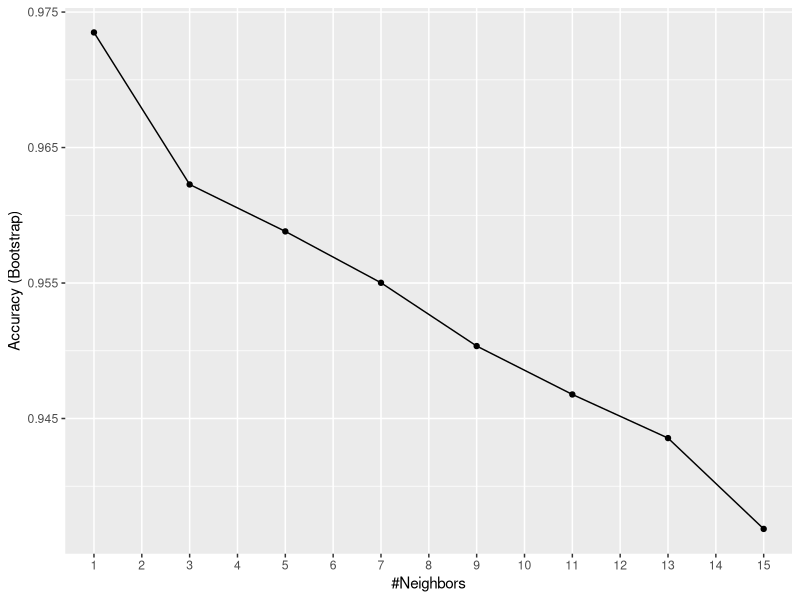
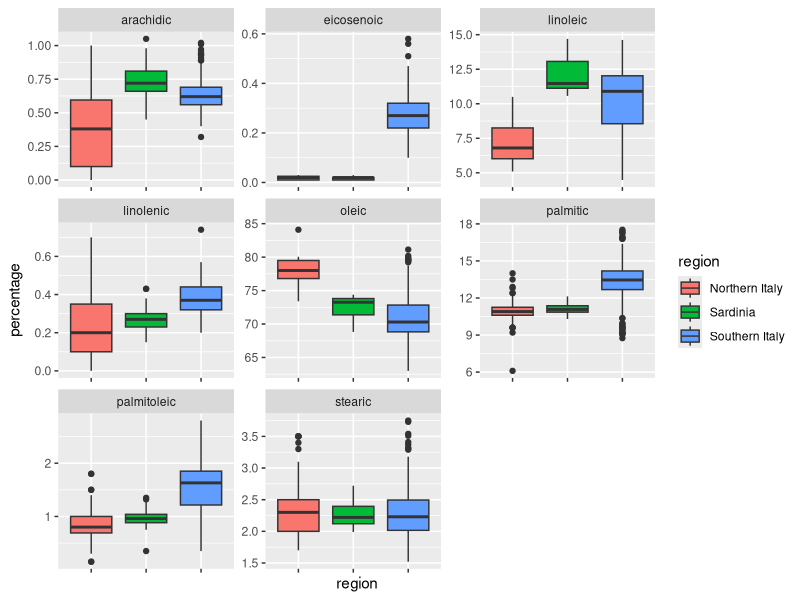
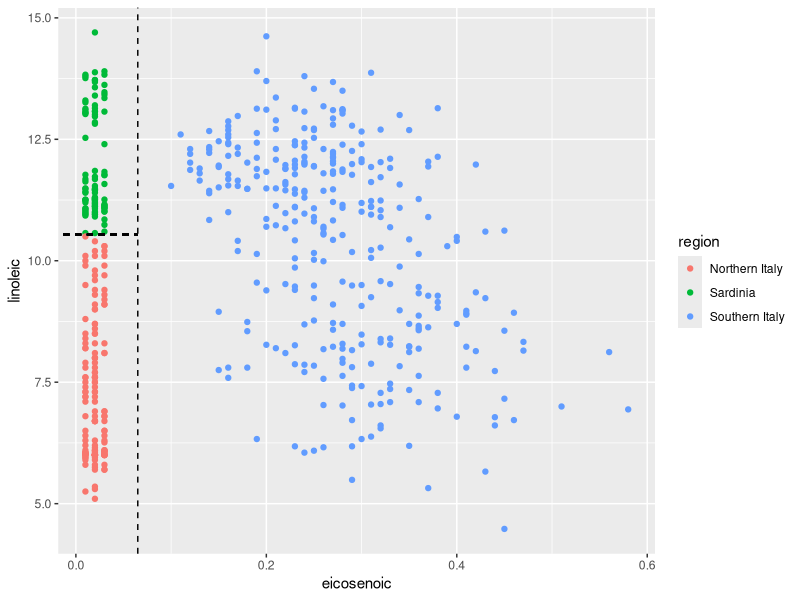
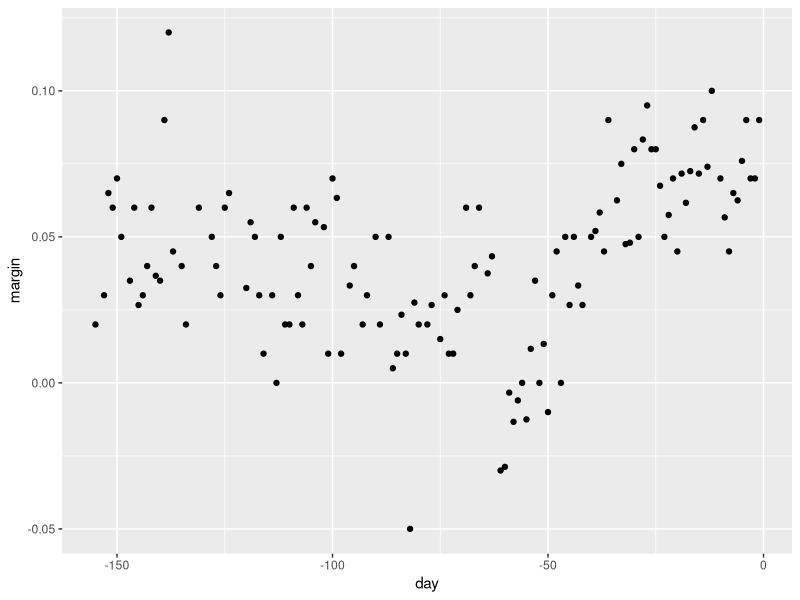
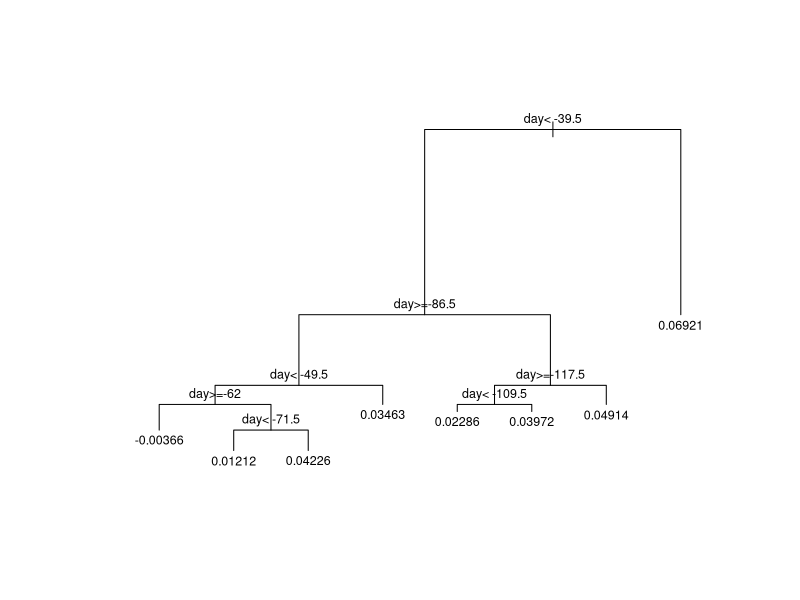
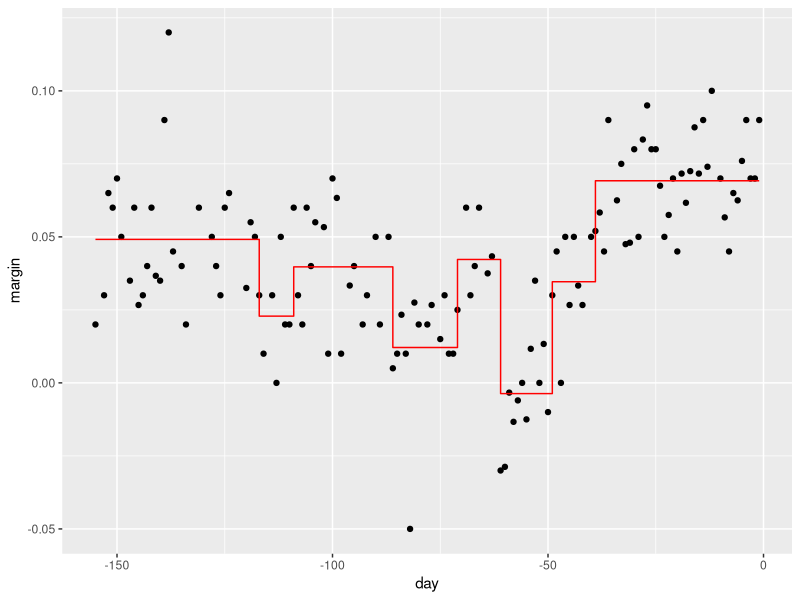
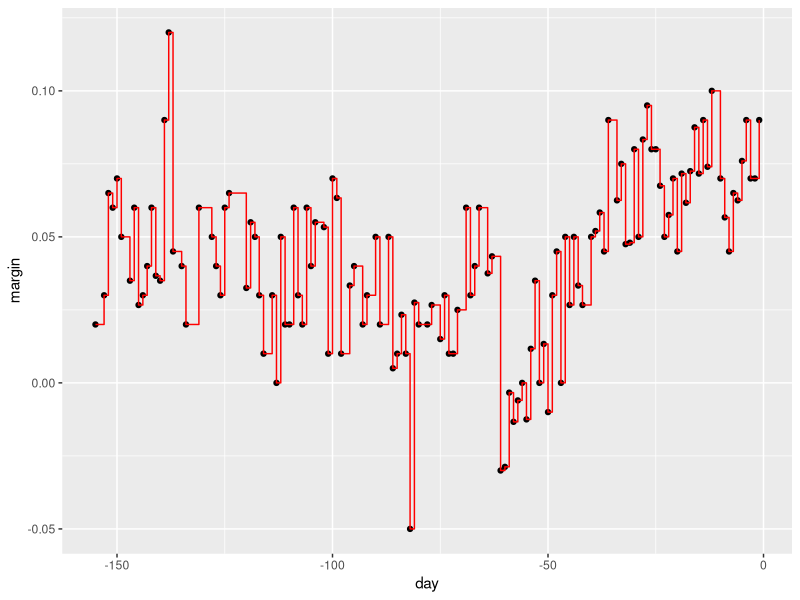
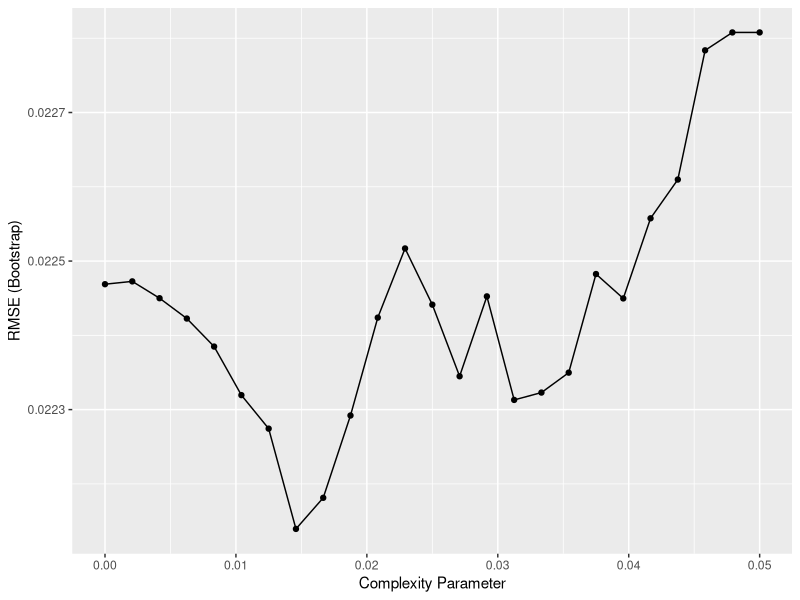

Here is the R script that generated these plots, in order: (Note: this script raises an error after producing the figures.)
# Load data
library(tidyverse)
library(dslabs)
data("olive")
olive %>% as_tibble()
table(olive$region)
table(olive$area, olive$region)
olive <- select(olive, -area)

# Predict region using KNN
library(caret)
fit <- train(region ~ .,  method = "knn", 
             tuneGrid = data.frame(k = seq(1, 15, 2)), 
             data = olive)
ggplot(fit) + scale_x_discrete(limits=factor(1:15))

# Plot distribution of each predictor stratified by region
gather_d <- olive %>% gather(fatty_acid, percentage, -region) #to compare gather and pivot
dg <- pivot_longer(data = olive, cols = -1, names_to = "fatty_acid" ,values_to = "percentage")
dg %>% ggplot(aes(region, percentage, fill = region)) +
  geom_boxplot() +
  facet_wrap(~fatty_acid, scales = "free") +
  theme(axis.text.x = element_blank())

# plot values for eicosenoic and linoleic
p <- olive %>% 
  ggplot(aes(eicosenoic, linoleic, color = region)) + 
  geom_point()
p + geom_vline(xintercept = 0.065, lty = 2) + 
  geom_segment(x = -0.2, y = 10.54, xend = 0.065, yend = 10.54, color = "black", lty = 2)

olive %>% group_by(region) %>% summary()
# olive %>% group_by(region) %>% do(data.frame(summary(.)))


# load data for regression tree
data("polls_2008")
qplot(day, margin, data = polls_2008)

library(rpart)
fit <- rpart(margin ~ ., data = polls_2008)

# visualize the splits 
plot(fit, margin = 0.1)
text(fit, cex = 0.75)
polls_2008 %>% 
  mutate(y_hat = predict(fit)) %>% 
  ggplot() +
  geom_point(aes(day, margin)) +
  geom_step(aes(day, y_hat), col="red")

# change parameters
fit <- rpart(margin ~ ., data = polls_2008, control = rpart.control(cp = 0, minsplit = 2))
polls_2008 %>% 
  mutate(y_hat = predict(fit)) %>% 
  ggplot() +
  geom_point(aes(day, margin)) +
  geom_step(aes(day, y_hat), col="red")

# use cross validation to choose cp
library(caret)
train_rpart <- train(margin ~ ., method = "rpart", tuneGrid = data.frame(cp = seq(0, 0.05, len = 25)), data = polls_2008)
ggplot(train_rpart)

# access the final model and plot it
plot(train_rpart$finalModel, margin = 0.1)
text(train_rpart$finalModel, cex = 0.75)
polls_2008 %>% 
  mutate(y_hat = predict(train_rpart)) %>% 
  ggplot() +
  geom_point(aes(day, margin)) +
  geom_step(aes(day, y_hat), col="red")

# prune the tree 
pruned_fit <- prune(fit, cp = 0.01)
polls_2008 %>% 
  mutate(y_hat = predict(pruned_fit)) %>% 
  ggplot() +
  geom_point(aes(day, margin)) +
  geom_step(aes(day, y_hat), col="red")

# fit a classification tree and plot it

train_rpart <- train(y ~ .,
                     method = "rpart",
                     tuneGrid = data.frame(cp = seq(0.0, 0.1, len = 25)),
                     data = mnist_27$train)
plot(train_rpart)

# compute accuracy
confusionMatrix(predict(train_rpart, mnist_27$test), mnist_27$test$y)$overall["Accuracy"]


library(randomForest)
fit <- randomForest(margin~., data = polls_2008) 
plot(fit)

polls_2008 %>%
  mutate(y_hat = predict(fit, newdata = polls_2008)) %>% 
  ggplot() +
  geom_point(aes(day, margin)) +
  geom_line(aes(day, y_hat), col="red")

library(randomForest)
train_rf <- randomForest(y ~ ., data=mnist_27$train)
confusionMatrix(predict(train_rf, mnist_27$test), mnist_27$test$y)$overall["Accuracy"]

# use cross validation to choose parameter
train_rf_2 <- train(y ~ .,
                    method = "Rborist",
                    tuneGrid = data.frame(predFixed = 2, minNode = c(3, 50)),
                    data = mnist_27$train)
confusionMatrix(predict(train_rf_2, mnist_27$test), mnist_27$test$y)$overall["Accuracy"]

# Test 5.1
library(rpart)
n <- 1000
sigma <- 0.25
set.seed(1, sample.kind = "Rounding") # if using R 3.6 or later
x <- rnorm(n, 0, 1)
y <- 0.75 * x + rnorm(n, 0, sigma)
dat <- data.frame(x = x, y = y)

fit <- rpart(y ~ ., data = dat) 
plot(fit, margin = 0.1)
text(fit, cex = 0.75)

dat %>% 
  mutate(y_hat = predict(fit)) %>% 
  ggplot() +
  geom_point(aes(x, y)) +
  geom_step(aes(x, y_hat), colour = "red")

# Using Random Forest
library(randomForest)
fit <- randomForest(y ~ x, data = dat)
dat %>% 
  mutate(y_hat = predict(fit)) %>% 
  ggplot() +
  geom_point(aes(x, y)) +
  geom_step(aes(x, y_hat), col = "red")  

plot(fit)

# Adjusting the nod size
library(randomForest)
fit <- randomForest(y ~ x, data = dat, nodesize = 50, maxnodes = 25)
dat %>% 
  mutate(y_hat = predict(fit)) %>% 
  ggplot() +
  geom_point(aes(x, y)) +
  geom_step(aes(x, y_hat), col = "red")
plot(fit)

library(tidyverse)
library(dslabs)
data("mnist_27")

library(caret)
train_glm <- train(y ~ ., method = "glm", data = mnist_27$train)
train_knn <- train(y ~ ., method = "knn", data = mnist_27$train)

y_hat_glm <- predict(train_glm, mnist_27$test, type = "raw")
y_hat_knn <- predict(train_knn, mnist_27$test, type = "raw")

confusionMatrix(y_hat_glm, mnist_27$test$y)$overall[["Accuracy"]]
confusionMatrix(y_hat_knn, mnist_27$test$y)$overall[["Accuracy"]]

# Section 5.2
getModelInfo("knn")
modelLookup("knn")

train_knn <- train(y ~ ., method = "knn", data = mnist_27$train)
ggplot(train_knn, highlight = TRUE)

train_knn <- train(y ~ ., method = "knn", 
                   data = mnist_27$train,
                   tuneGrid = data.frame(k = seq(9, 71, 2)))
ggplot(train_knn, highlight = TRUE)
train_knn$bestTune
train_knn$finalModel
confusionMatrix(predict(train_knn, mnist_27$test, type = "raw"),
                mnist_27$test$y)$overall["Accuracy"]

control <- trainControl(method = "cv", number = 10, p = .9)
train_knn_cv <- train(y ~ ., method = "knn", 
                      data = mnist_27$train,
                      tuneGrid = data.frame(k = seq(9, 71, 2)),
                      trControl = control)
ggplot(train_knn_cv, highlight = TRUE)

train_knn$results %>% 
  ggplot(aes(x = k, y = Accuracy)) +
  geom_line() +
  geom_point() +
  geom_errorbar(aes(x = k, 
                    ymin = Accuracy - AccuracySD,
                    ymax = Accuracy + AccuracySD))

plot_cond_prob <- function(p_hat=NULL){
  tmp <- mnist_27$true_p
  if(!is.null(p_hat)){
    tmp <- mutate(tmp, p=p_hat)
  }
  tmp %>% ggplot(aes(x_1, x_2, z=p, fill=p)) +
    geom_raster(show.legend = FALSE) +
    scale_fill_gradientn(colors=c("#F8766D","white","#00BFC4")) +
    stat_contour(breaks=c(0.5),color="black")
}

plot_cond_prob(predict(train_knn, mnist_27$true_p, type = "prob")[,2])

install.packages("gam")
modelLookup("gamLoess")

grid <- expand.grid(span = seq(0.15, 0.65, len = 10), degree = 1)

train_loess <- train(y ~ ., 
                     method = "gamLoess",
                     tuneGrid=grid,
                     data = mnist_27$train)
ggplot(train_loess, highlight = TRUE)

confusionMatrix(data = predict(train_loess, mnist_27$test), 
                reference = mnist_27$test$y)$overall["Accuracy"]

p1 <- plot_cond_prob(predict(train_loess, mnist_27$true_p, type = "prob")[,2])
p1

# Test 5.2
library(rpart)
library(caret)          
library(dslabs)
dat <- as.data.frame(tissue_gene_expression)
head(dat)
modelLookup("rpart")
set.seed(1991, sample.kind = "Rounding")
grid <- data.frame(cp = seq(0, 0.1, 0.01))
fit <- train(y ~ ., 
             method = "rpart", 
             data = dat,
             tuneGrid = grid)
ggplot(fit, highlight = TRUE)
confusionMatrix(data = predict(fit, dat), 
                reference = dat$y)$overall["Accuracy"]

# Alternative syntax
set.seed(1991, sample.kind = "Rounding")
fit <- with(tissue_gene_expression, 
            train(x, y, method = "rpart",
                  tuneGrid = data.frame(cp = seq(0, 0.1, 0.01))))

ggplot(fit, highlight = TRUE)

# Controlling
set.seed(1991, sample.kind = "Rounding")
grid <- data.frame(cp = seq(0, 0.1, 0.01))
fit_rpart <- train(y ~ ., 
             method = "rpart", 
             data = dat,
             tuneGrid = grid,
             control = rpart.control(minsplit = 0))
ggplot(fit_rpart, highlight = TRUE)
fit_rpart$results$Accuracy
confusionMatrix(fit_rpart)

plot(fit_rpart$finalModel, margin = 0.1)
text(fit_rpart$finalModel, cex = 0.6)

tree_terms <- as.character(unique(fit_rpart$finalModel$frame$var[!(fit_rpart$finalModel$frame$var == "<leaf>")]))
tree_terms


# Fitting Random Forest
library(randomForest)
grid <- data.frame(mtry = seq(50, 200, 25))
set.seed(1991, sample.kind = "Rounding")
fit <- train(y ~ ., 
             method = "rf", 
             data = dat,
             tuneGrid = grid,
             nodesize = 1)
# add ntree = 5 in the parameters to run the model faster
ggplot(fit, highlight = TRUE)             
fit$bestTune             

# Identifying the most important variables
imp <- varImp(fit)
imp


tree_terms <- as.character(unique(fit_rpart$finalModel$frame$var[!(fit_rpart$finalModel$frame$var == "<leaf>")]))
tree_terms

data_frame(term = rownames(imp$importance), 
           importance = imp$importance$Overall) %>%
  mutate(rank = rank(-importance)) %>% arrange(desc(importance)) %>%
  filter(term %in% tree_terms)
